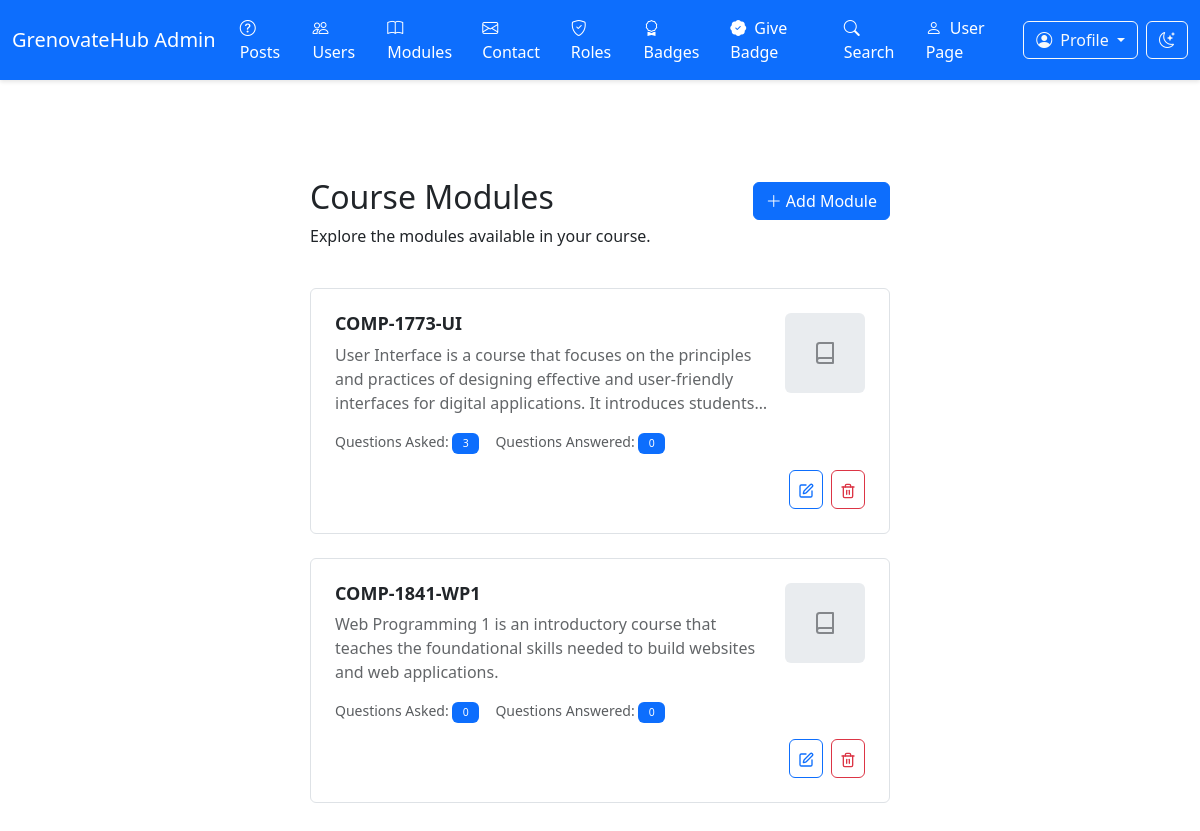
The app's page /web1-project-final/admin/show_modules.php (signed in) with its own data.
### tables this page shows
CREATE TABLE `modules` (
  `ID` bigint(20) NOT NULL,
  `ModuleName` varchar(50) NOT NULL,
  `Description` text DEFAULT NULL
);

### web1-project-final/admin/show_modules.php (called while the page is built, shortened)
<?php
include_once '../includes/DatabaseConnection.php';
include_once '../includes/DatabaseFunction.php';
try {
    $modules = getAllModulesWithStats($pdo);
    include 'templates/show_modules.html.php';
} catch (Exception $e) {
    $title = 'An error has occurred';
    $output = 'Database error: ' . $e->getMessage();
}
include 'templates/layout.html.php';
?>

### web1-project-final/includes/DatabaseFunction.php (called while the page is built, shortened)
<?php
function query($pdo, $sql, $parameters = []) {
    $query = $pdo->prepare($sql);
    $query->execute();
    return $query;
}
function fetchAll($pdo, $sql, $parameters = []) {
    $query = query($pdo, $sql, $parameters);
    return $query->fetchAll(PDO::FETCH_ASSOC);
}
function getAllModulesWithStats($pdo) {
    $sql = 'SELECT
                m.ID AS id,
                m.ModuleName AS name,
                m.Description AS description,
                (SELECT COUNT(*) FROM Posts p WHERE p.ModuleID = m.ID) AS questions_asked,
                (SELECT COUNT(*) FROM Answers a JOIN Posts p ON a.PostID = p.ID WHERE p.ModuleID = m.ID) AS questions_answered
            FROM modules m
            ORDER BY m.ModuleName ASC';
    return fetchAll($pdo, $sql);
}

### web1-project-final/admin/templates/show_modules.html.php (the view, shortened to what this page needs)
<div class="container mt-4">
    <div class="row mb-4">
        <div class="col-12">
            <div class="d-flex justify-content-between align-items-center">
                <h2>Course Modules</h2>
                <a href="add_module.php" class="btn btn-primary">
                    <i class="bi bi-plus-lg"></i> Add Module
                </a>
            </div>
            <p>Explore the modules available in your course.</p>
        </div>
    </div>
    <?php foreach ($modules as $module): ?>
        <div class="row mb-4">
            <div class="col-12">
                <div class="card h-100" style="border: 1px solid var(--border); border-radius: var(--radius); transition: transform 0.2s;">
                    <div class="card-body p-4">
                        <div class="d-flex justify-content-between align-items-start mb-3">
                            <div class="flex-1">
                                <h5 class="card-title" style="font-size: 1.125rem; font-weight: 600; color: var(--card-foreground); margin-bottom: 0.5rem;">
                                    <?php echo htmlspecialchars($module['name']); ?>
                                </h5>
                                <p class="card-text mb-3" style="color: var(--foreground); opacity: 0.7; display: -webkit-box; -webkit-line-clamp: 3; -webkit-box-orient: vertical; overflow: hidden;">
                                    <?php echo htmlspecialchars($module['description'] ?? 'Description of the module goes here.'); ?>
                                </p>
                                <div class="d-flex align-items-center text-muted fs-body2" style="font-size: 0.875rem;">
                                    <span class="me-3">Questions Asked: <span class="font-weight-bold badge bg-primary"><?php echo htmlspecialchars($module['questions_asked'] ?? '0'); ?></span></span>
                                    <span>Questions Answered: <span class="font-weight-bold badge bg-primary"><?php echo htmlspecialchars($module['questions_answered'] ?? '0'); ?></span></span>
                                </div>
                            </div>
                            <div class="ms-3 flex-shrink-0">
                                <div style="width: 80px; height: 80px; background: var(--accent); border-radius: var(--radius); display: flex; align-items: center; justify-content: center;">
                                </div>
                            </div>
                        </div>
                        <div class="d-flex justify-content-end gap-2">
                            <form action="edit_module.php" method="GET" class="d-inline">
                                <button type="submit" class="btn btn-sm btn-outline-primary" style="padding: 0.5rem; border-radius: var(--radius);" aria-label="Edit module">
                                </button>
                            </form>
                            <form action="delete_module.php" method="POST" class="d-inline">
                                <button type="submit" class="btn btn-sm btn-outline-danger" style="padding: 0.5rem; border-radius: var(--radius);" aria-label="Delete module">
                                </button>
                            </form>
                        </div>
                    </div>
                </div>
            </div>
        </div>
    <?php endforeach; ?>
</div>

### web1-project-final/admin/index_admin.css (style rules this page uses)
:root { --primary: #0d6efd; --primary-foreground: #ffffff; --secondary: #6c757d; --secondary-foreground: #ffffff; --accent: #e9ecef; --accent-foreground: #212529; --background: #ffffff; --foreground: #212529; --card: #ffffff; --card-foreground: #212529; --border: #dee2e6; --input: #dee2e6; --ring: #0d6efd; --radius: 0.375rem; --font-family: system-ui, -apple-system, "Segoe UI", Roboto; }
body { font-family: var(--font-family); background-color: var(--background); color: var(--foreground); }
.card { background-color: var(--card); color: var(--card-foreground); border-color: var(--border); transition: transform 0.2s; }
.btn { border-radius: var(--radius); }
.badge { font-weight: 500; padding: 0.5em 1em; }
.card-title { font-weight: 600; font-size: 1.045rem; white-space: nowrap; overflow: hidden; text-overflow: ellipsis; }
.card-text { display: -webkit-box; -webkit-line-clamp: 3; -webkit-box-orient: vertical; overflow: hidden; text-overflow: ellipsis; }
.container { max-width: 85vh; margin: 0 auto; padding: 25px; }
.btn-primary { background: var(--primary); color: var(--primary-foreground); border: 1px solid var(--primary); }
.fs-body2 { font-size: 0.95rem; }
div a { text-decoration: none !important; }

### records on screen
modules: ModuleName "COMP-1773-UI", Description "User Interface is a course that focuses on the principles and practices of designing effective and user-friendly interfaces for digital applications. It introduces…", questions_asked "3", questions_answered "0"
modules: ModuleName "COMP-1841-WP1", Description "Web Programming 1 is an introductory course that teaches the foundational skills needed to build websites and web applications.", questions_asked "0", questions_answered "0"
